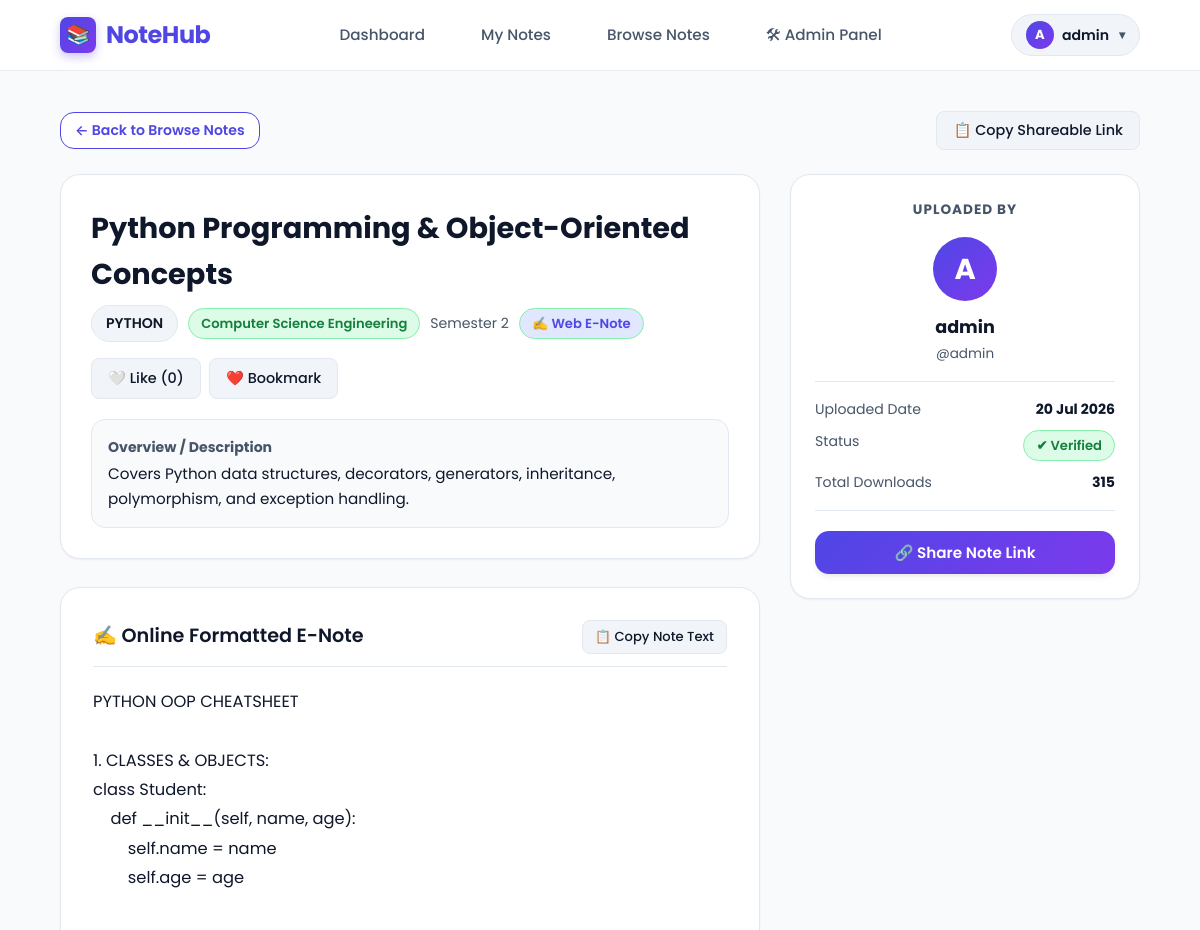
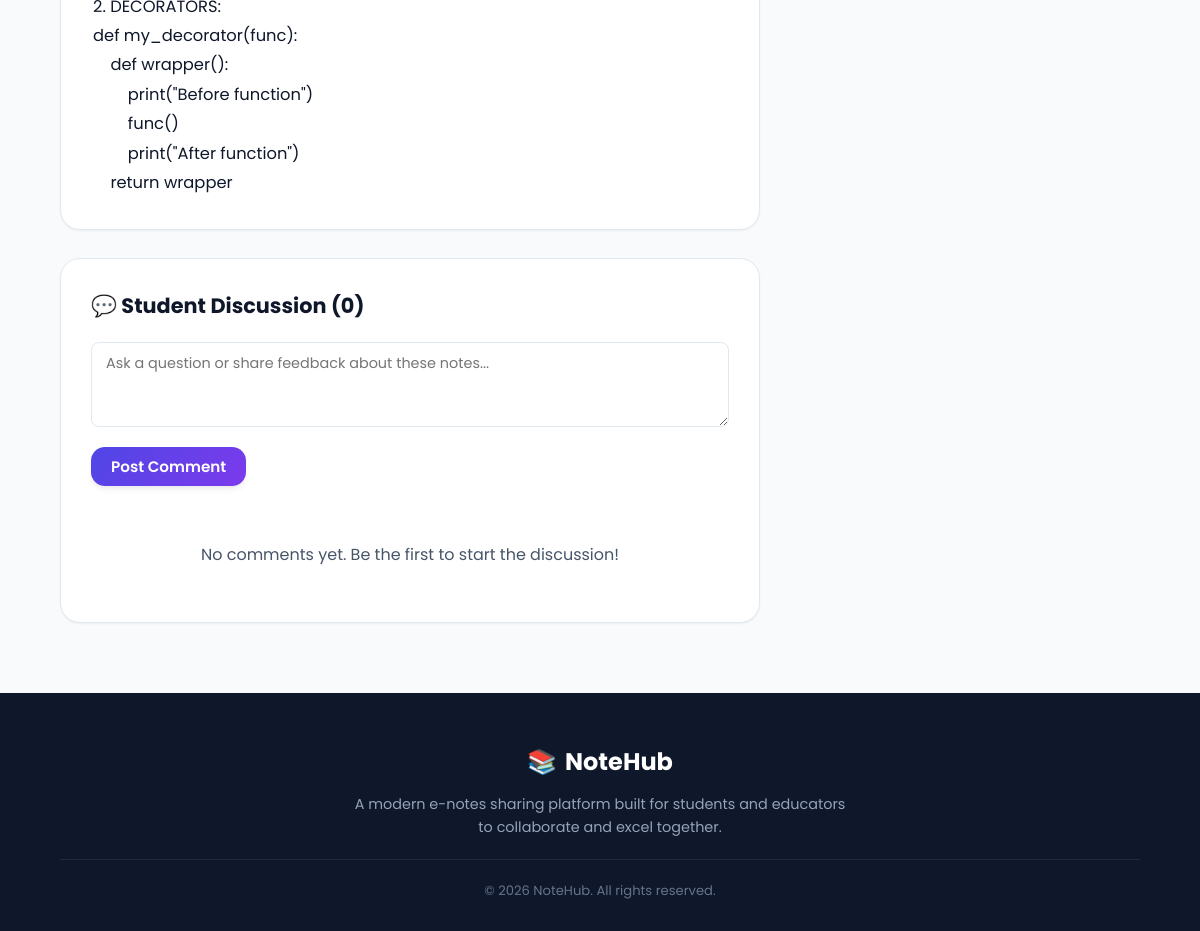
/notes/detail/5/ (signed in), run on the app's committed database (2 pictures, top to bottom).
### notes/models.py (models this page shows, shortened)
class Note(models.Model):
    STATUS_CHOICES = [
        ("Draft", "Draft"),
        ("Pending", "Pending"),
        ("Approved", "Approved"),
        ("Rejected", "Rejected"),
    ]
    SUBJECT_CHOICES = [
        ('DBMS', 'DBMS'),
        ('OS', 'Operating System'),
        ('CN', 'Computer Networks'),
        ('CC', 'Cloud Computing'),
        ('DSA', 'Data Structures'),
        ('JAVA', 'Java'),
        ('PYTHON', 'Python'),
        ('MATH', 'Mathematics'),
        ('OTHER', 'Other'),
    ]
    BRANCH_CHOICES = [
        ('CSE', 'Computer Science Engineering'),
        ('IT', 'Information Technology'),
        ('ECE', 'Electronics & Comm.'),
        ('ME', 'Mechanical Engineering'),
        ('CIVIL', 'Civil Engineering'),
        ('BCA_MCA', 'BCA / MCA'),
        ('COMMERCE', 'Commerce & Business'),
        ('OTHER', 'General / Other'),
    ]
    title = models.CharField(max_length=200)
    subject = models.CharField(max_length=50, choices=SUBJECT_CHOICES)
    branch = models.CharField(max_length=50, choices=BRANCH_CHOICES, default='CSE')
    semester = models.IntegerField()
    description = models.TextField(blank=True)
    content = models.TextField(blank=True, help_text="Rich text or markdown content for online created e-notes")
    drawing_data = models.TextField(blank=True, help_text="Base64 canvas drawing image data")
    is_online_note = models.BooleanField(default=False)
    file = models.FileField(upload_to='notes/', blank=True, null=True)
    uploaded_by = models.ForeignKey(User, on_delete=models.CASCADE)
    uploaded_at = models.DateTimeField(auto_now_add=True)
    downloads = models.IntegerField(default=0)
    likes = models.ManyToManyField(User, related_name='liked_notes', blank=True)
    status = models.CharField(
        max_length=20,
        choices=STATUS_CHOICES,
        default="Pending"
    )
    def total_likes(self):
        return self.likes.count()

### notes/views.py (the view)
# urls.py: path("detail/<int:pk>/", views.note_detail, name="note_detail"),
@login_required
def note_detail(request, pk):
    ensure_default_seed_notes()
    note = get_object_or_404(Note, pk=pk)
    if note.status != "Approved" and not request.user.is_staff and note.uploaded_by != request.user:
        return HttpResponseForbidden("Not allowed to view this note until approved by admin.")
    if request.method == "POST":
        comment_text = request.POST.get("comment_text", "").strip()
        if comment_text:
            Comment.objects.create(note=note, user=request.user, text=comment_text)
            messages.success(request, "Your comment has been posted!")
            return redirect("note_detail", pk=pk)
    is_bookmarked = Bookmark.objects.filter(user=request.user, note=note).exists()
    is_liked = request.user in note.likes.all()
    context = {
        "note": note,
        "comments": note.comments.all(),
        "is_bookmarked": is_bookmarked,
        "is_liked": is_liked,
    }
    return render(request, "notes/note_detail.html", context)

### templates/notes/note_detail.html (shortened to what this page needs)
{% extends "base.html" %}
{% block content %}
<div class="dashboard-wrapper">
    <div style="margin-bottom:24px; display:flex; justify-content:space-between; align-items:center;">
        <a href="{% url 'browse_notes' %}" class="btn-secondary" style="font-size:0.88rem; padding:6px 14px;">
            ← Back to Browse Notes
        </a>
        <button type="button" onclick="copyShareLink()" class="btn-sm btn-sm-secondary" id="shareBtn" style="padding:8px 16px; font-size:0.9rem; cursor:pointer;">
            📋 Copy Shareable Link
        </button>
    </div>
    <div style="display:grid; grid-template-columns: 2fr 1fr; gap:30px; align-items:start;">
        <div>
            <div class="content-card" style="padding:30px; margin-bottom:28px;">
                <div style="display:flex; justify-content:space-between; align-items:flex-start; flex-wrap:wrap; gap:16px; margin-bottom:16px;">
                    <div>
                        <h1 style="font-size:1.8rem; color:var(--text-dark); margin-bottom:8px;">{{ note.title }}</h1>
                        <div style="display:flex; gap:10px; flex-wrap:wrap; align-items:center;">
                            <span class="user-badge">{{ note.subject }}</span>
                            <span class="status-pill approved">{{ note.get_branch_display }}</span>
                            <span style="font-size:0.88rem; color:var(--text-muted);">Semester {{ note.semester }}</span>
                            {% if note.is_online_note %}
                            <span class="status-pill approved" style="background:#e0e7ff; color:#4f46e5;">✍️ Web E-Note</span>
                            {% endif %}
                        </div>
                    </div>
                    <div class="action-group">
                        <a href="{% url 'toggle_like' note.id %}" class="btn-sm btn-sm-secondary" style="padding:8px 16px; font-size:0.9rem;">
                            {% if is_liked %}👍 Liked{% else %}🤍 Like{% endif %} ({{ note.total_likes }})
                        </a>
                        <a href="{% url 'toggle_bookmark' note.id %}" class="btn-sm btn-sm-secondary" style="padding:8px 16px; font-size:0.9rem;">
                            {% if is_bookmarked %}💖 Saved{% else %}❤️ Bookmark{% endif %}
                        </a>
                    </div>
                </div>
                {% if note.description %}
                <div style="background:var(--bg-main); padding:16px; border-radius:var(--radius-md); border:1px solid var(--border-light); margin-top:20px;">
                    <strong style="display:block; font-size:0.88rem; color:var(--text-muted); margin-bottom:4px;">Overview / Description</strong>
                    <p style="font-size:0.95rem; color:var(--text-dark); line-height:1.6;">{{ note.description }}</p>
                </div>
                {% endif %}
            </div>
            {% if note.content %}
            <div class="content-card" style="padding:32px; margin-bottom:28px;">
                <div style="display:flex; justify-content:space-between; align-items:center; margin-bottom:20px; padding-bottom:12px; border-bottom:1px solid var(--border-light);">
                    <h3 style="font-size:1.2rem; color:var(--text-dark); font-weight:600;">✍️ Online Formatted E-Note</h3>
                    <button onclick="copyNoteText()" class="btn-sm btn-sm-secondary">📋 Copy Note Text</button>
                </div>
                <div id="eNoteContentText" style="font-size:1.02rem; color:var(--text-dark); line-height:1.8; white-space:pre-wrap; font-family:'Poppins', sans-serif;">{{ note.content }}</div>
            </div>
            {% endif %}
            <div class="content-card" style="padding:30px;">
                <h2 style="font-size:1.3rem; color:var(--text-dark); margin-bottom:20px;">💬 Student Discussion ({{ comments.count }})</h2>
                <form method="POST" style="margin-bottom:32px;">
                    <div class="form-group" style="margin-bottom:12px;">
                        <textarea
                            name="comment_text"
                            class="form-control"
                            rows="3"
                            placeholder="Ask a question or share feedback about these notes..."
                            required
                        ></textarea>
                    </div>
                    <button type="submit" class="btn-primary" style="padding:8px 20px;">
                        Post Comment
                    </button>
                </form>
                <div style="display:flex; flex-direction:column; gap:16px;">
                    {% for comment in comments %}
                    <div style="background:var(--bg-main); padding:16px; border-radius:var(--radius-md); border:1px solid var(--border-light);">
                        <div style="display:flex; align-items:center; gap:10px; margin-bottom:8px;">
                            <div class="user-avatar" style="width:28px; height:28px; font-size:0.8rem;">
                                {{ comment.user.username|first|upper }}
                            </div>
                            <strong style="font-size:0.9rem; color:var(--text-dark);">
                                {{ comment.user.first_name|default:comment.user.username }}
                            </strong>
                            <span style="font-size:0.78rem; color:var(--text-muted);">{{ comment.created_at|date:"d M Y, H:i" }}</span>
                        </div>
                        <p style="font-size:0.92rem; color:var(--text-dark); padding-left:38px; line-height:1.5;">
                            {{ comment.text }}
                        </p>
                    </div>
                    {% empty %}
                    <div class="empty-state" style="padding:24px;">
                        <p>No comments yet. Be the first to start the discussion!</p>
                    </div>
                    {% endfor %}
                </div>
            </div>
        </div>
        <div>
            <div class="content-card" style="padding:24px; text-align:center;">
                <strong style="font-size:0.85rem; text-transform:uppercase; letter-spacing:1px; color:var(--text-muted); display:block; margin-bottom:16px;">Uploaded By</strong>
                <div style="width:64px; height:64px; border-radius:50%; background:var(--accent-gradient); color:white; font-size:1.8rem; font-weight:700; display:inline-flex; align-items:center; justify-content:center; margin-bottom:12px;">
                    {{ note.uploaded_by.username|first|upper }}
                </div>
                <h3 style="font-size:1.1rem; color:var(--text-dark); margin-bottom:2px;">
                    {{ note.uploaded_by.first_name|default:note.uploaded_by.username }} {{ note.uploaded_by.last_name }}
                </h3>
                <p style="font-size:0.85rem; color:var(--text-muted); margin-bottom:16px;">@{{ note.uploaded_by.username }}</p>
                <div style="border-top:1px solid var(--border-light); border-bottom:1px solid var(--border-light); padding:16px 0; margin-bottom:20px; text-align:left; font-size:0.88rem;">
                    <div style="margin-bottom:10px; display:flex; justify-content:space-between;">
                        <span style="color:var(--text-muted);">Uploaded Date</span>
                        <strong>{{ note.uploaded_at|date:"d M Y" }}</strong>
                    </div>
                    <div style="margin-bottom:10px; display:flex; justify-content:space-between;">
                        <span style="color:var(--text-muted);">Status</span>
                        <span class="status-pill approved">✔ Verified</span>
                    </div>
                    <div style="display:flex; justify-content:space-between;">
                        <span style="color:var(--text-muted);">Total Downloads</span>
                        <strong>{{ note.downloads }}</strong>
                    </div>
                </div>
                {% if note.file %}
                <a href="{% url 'download_note' note.id %}" class="btn-primary" style="width:100%; justify-content:center;">
                    ⬇ Download Note File
                </a>
                {% else %}
                <button type="button" onclick="copyShareLink()" class="btn-primary" style="width:100%; justify-content:center;">
                    🔗 Share Note Link
                </button>
                {% endif %}
            </div>
        </div>
    </div>
</div>
{% endblock %}

### templates/base.html (shortened to what this page needs)
{% load static %}
<!DOCTYPE html>
<html lang="en">
<head>
    <link rel="stylesheet" href="{% static 'css/style.css' %}">
</head>
<body>
    <nav class="navbar">
        <div class="logo">
            <a href="{% url 'home' %}">
                <span class="logo-icon">📚</span>
                <span>NoteHub</span>
            </a>
        </div>
        <ul class="nav-links">
            {% if user.is_authenticated %}
                <li><a href="{% url 'dashboard' %}">Dashboard</a></li>
                <li><a href="{% url 'my_notes' %}">My Notes</a></li>
                <li><a href="{% url 'browse_notes' %}">Browse Notes</a></li>
                {% if user.is_staff %}
                    <li><a href="{% url 'admin_dashboard' %}">🛠 Admin Panel</a></li>
                {% endif %}
            {% else %}
                <li><a href="{% url 'home' %}">Home</a></li>
                <li><a href="{% url 'browse_notes' %}">Browse Notes</a></li>
            {% endif %}
        </ul>
        <div class="nav-right">
            {% if user.is_authenticated %}
                <div class="user-dropdown-wrapper">
                    <button type="button" class="user-badge" id="userMenuBtn">
                        <span class="user-avatar">{{ user.username|first|upper }}</span>
                        <span>{{ user.first_name|default:user.username }}</span>
                        <span style="font-size:0.75rem; margin-left:2px; color:var(--text-muted);">▾</span>
                    </button>
                </div>
            {% else %}
                <a href="{% url 'login' %}" class="btn-secondary">Login</a>
                <a href="{% url 'register' %}" class="btn-primary">Register</a>
            {% endif %}
        </div>
    </nav>
    <main>
        {% block content %}
        {% endblock %}
    </main>
    <footer>
        <div class="footer-brand">
            <span>📚</span> NoteHub
        </div>
        <p>A modern e-notes sharing platform built for students and educators to collaborate and excel together.</p>
        <div class="copyright">
            © 2026 NoteHub. All rights reserved.
        </div>
    </footer>
</body>
</html>

### data on the page
Note: title "Python Programming & Object-Oriented Concepts", subject "PYTHON", branch "Computer Science Engineering", semester "2", total_likes "0", description "Covers Python data structures, decorators, generators, inheritance, polymorphism, and exception handling.", content "PYTHON OOP CHEATSHEET 1. CLASSES & OBJECTS: class Student: def __init__(self, name, age): self.name = name self.age = age 2. DECORATORS: def my_decorator(func): def wrapper(): print(\"Before function\") func() print(\"After function\") return wrapper", count "0", uploaded_by.username|first "A", uploaded_by.first_name "admin", uploaded_by.username "admin", uploaded_at "20 Jul 2026", downloads "315"

### other printed values
{{ user.username|first|upper }} "A"
{{ user.first_name|default:user.username }} "admin"
